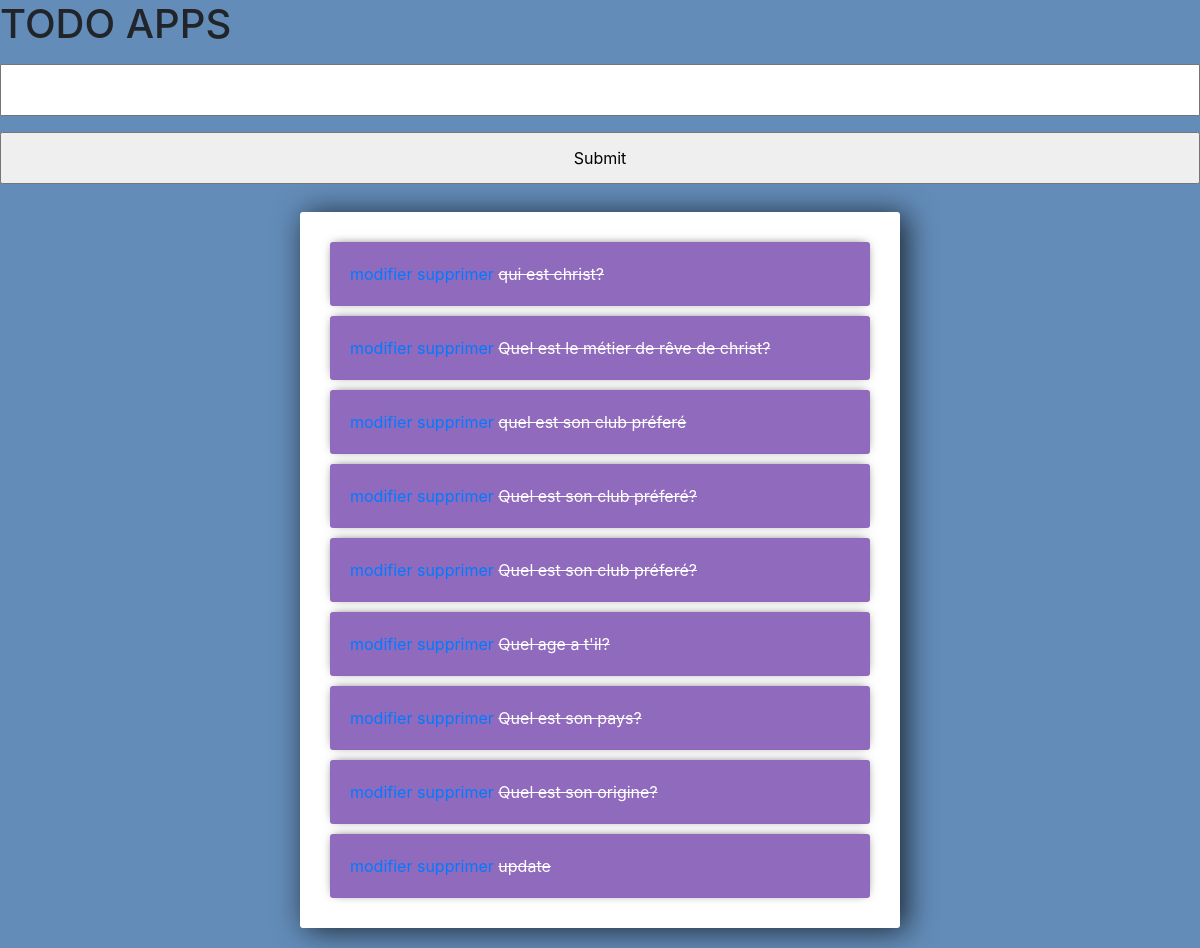
Before: / with the older database file.
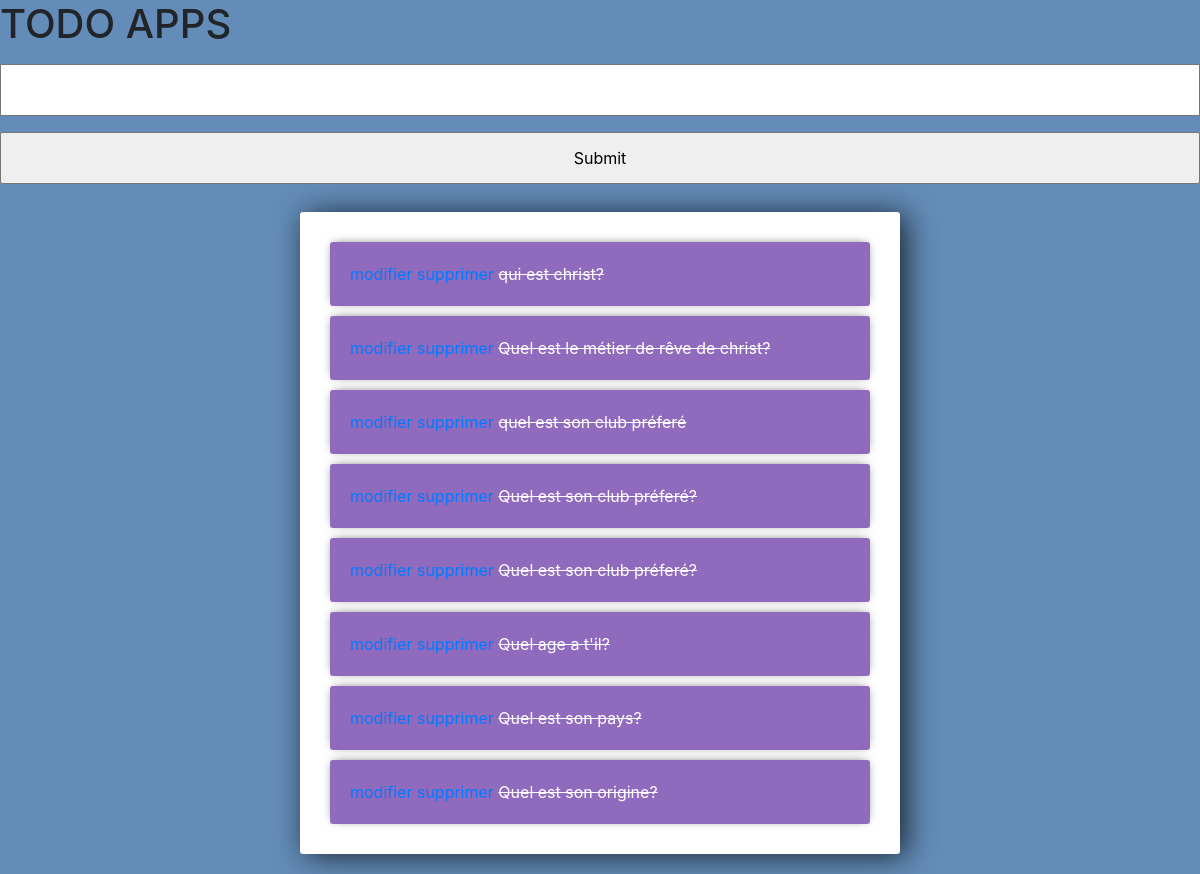
After: the same page with the newer database file.
### todo/models.py (models this page shows)
class question(models.Model):
    titre = models.CharField(max_length=200)
    complete = models.BooleanField(default=False)
    creation = models.DateTimeField(auto_now_add=True)
    def __str__(self):
        return self.titre

### todo/views.py (the view)
# urls.py: path('', include('todo.urls')),
def todo(request):
    q = question.objects.all()
    form = questionForm
    if request.method == 'POST':
        form = questionForm(request.POST)
        if form.is_valid():
            form.save()
        return redirect('/')
    context = {'q':q,'form':form}
    return render(request, 'todo/index.html', context)

### todo/templates/todo/index.html (shortened to what this page needs)
<link rel="stylesheet" href="https://stackpath.bootstrapcdn.com/bootstrap/4.3.1/css/bootstrap.min.css">
<h1>TODO APPS</h1>
<form method="POST" action="/">
    {% csrf_token %} {{form.titre}}
    <input type="submit" name="creation">
</form>
<div class="center-column">
    <div class="todo-list">
        {% for question in q %}
        <div class="item-row">
            <a href="{% url 'modifier' question.id  %}" aria-label="Twitter">modifier</a>
            <a href="{% url 'supprimer' question.id  %}" aria-label="Twitter">supprimer</a> {% if quesiton.complete == TRUE %}
            <strike>{{question}}</strike> {% else %}
            <span>{{question}}</span> {% endif %}
        </div>
        </a> {%endfor%}
    </div>
</div>

Changed rows visible on the page:
removed question: titre "update"
